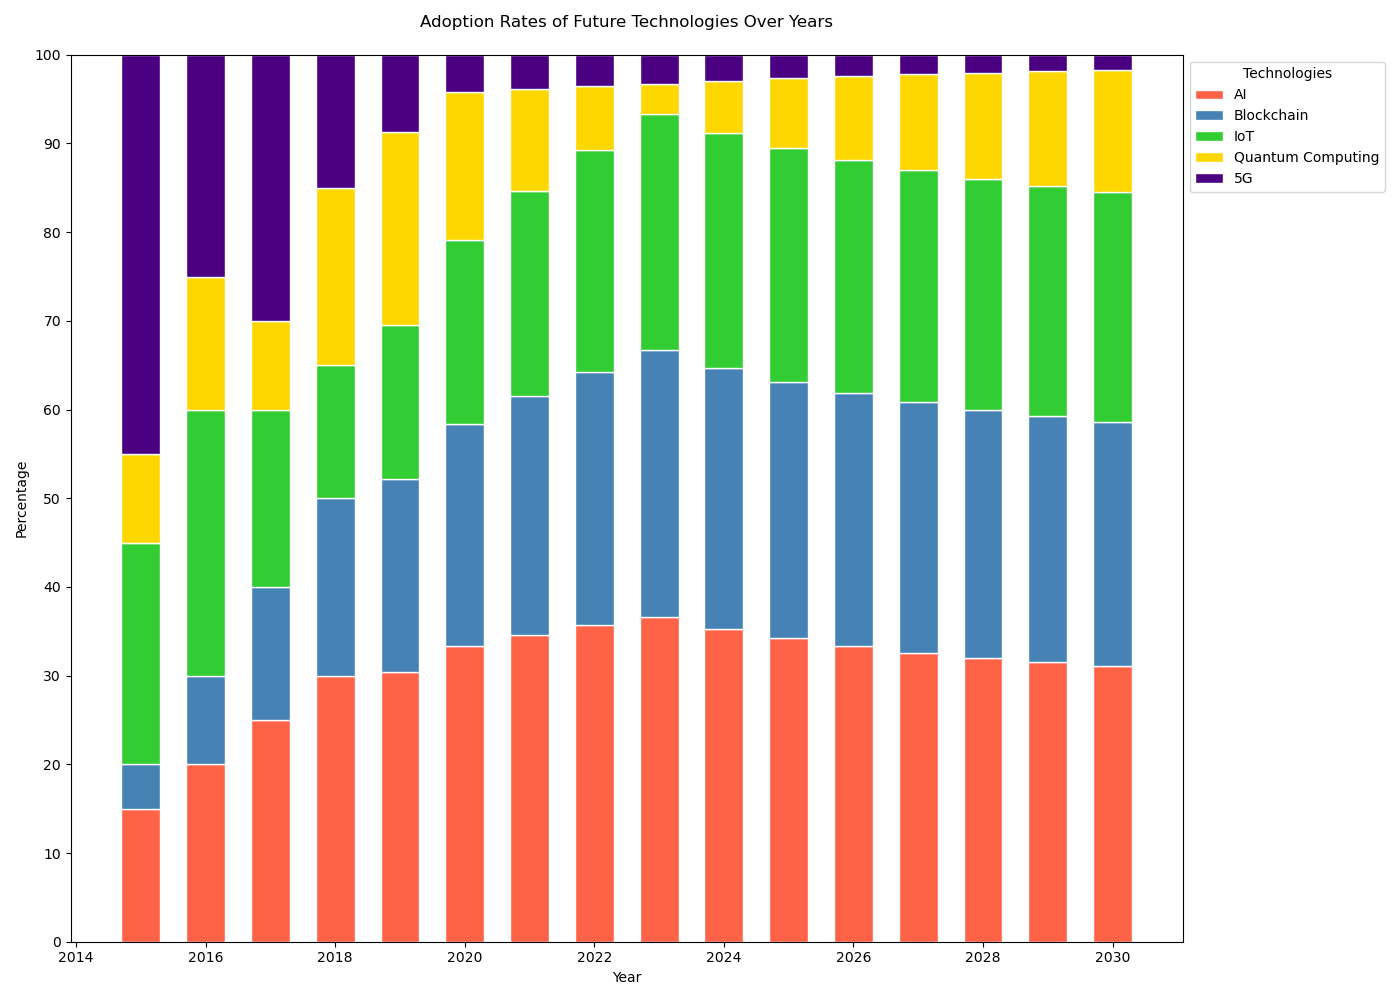

This figure's Python source:
import matplotlib.pyplot as plt
import numpy as np

data = {
    'Year': [2015, 2016, 2017, 2018, 2019, 2020, 2021, 2022, 2023, 2024, 2025, 2026, 2027, 2028, 2029, 2030],
    'AI': [15, 20, 25, 30, 35, 40, 45, 50, 55, 60, 65, 70, 75, 80, 85, 90],
    'Blockchain': [5, 10, 15, 20, 25, 30, 35, 40, 45, 50, 55, 60, 65, 70, 75, 80],
    'IoT': [25, 30, 20, 15, 20, 25, 30, 35, 40, 45, 50, 55, 60, 65, 70, 75],
    'Quantum Computing': [10, 15, 10, 20, 25, 20, 15, 10, 5, 10, 15, 20, 25, 30, 35, 40],
    '5G': [45, 25, 30, 15, 10, 5, 5, 5, 5, 5, 5, 5, 5, 5, 5, 5]
}

categories = ['AI', 'Blockchain', 'IoT', 'Quantum Computing', '5G']
years = data['Year']
values = np.array([data[cat] for cat in categories])

values_percentage = values / values.sum(axis=0) * 100

fig, ax = plt.subplots(figsize=(14, 10))

bar_width = 0.6

bottoms = np.zeros(len(years))
colors = ['#FF6347', '#4682B4', '#32CD32', '#FFD700', '#4B0082']

for i, (category, color) in enumerate(zip(categories, colors)):
    ax.bar(years, values_percentage[i], bottom=bottoms, label=category, color=color, edgecolor='white', width=bar_width)
    bottoms += values_percentage[i]

ax.set_title('Adoption Rates of Future Technologies Over Years', pad=20)
ax.set_xlabel('Year')
ax.set_ylabel('Percentage')
ax.set_yticks(np.arange(0, 101, 10))
ax.legend(loc='upper left', bbox_to_anchor=(1, 1), title="Technologies")
ax.set_ylim(0, 100)

plt.tight_layout()
plt.show()
